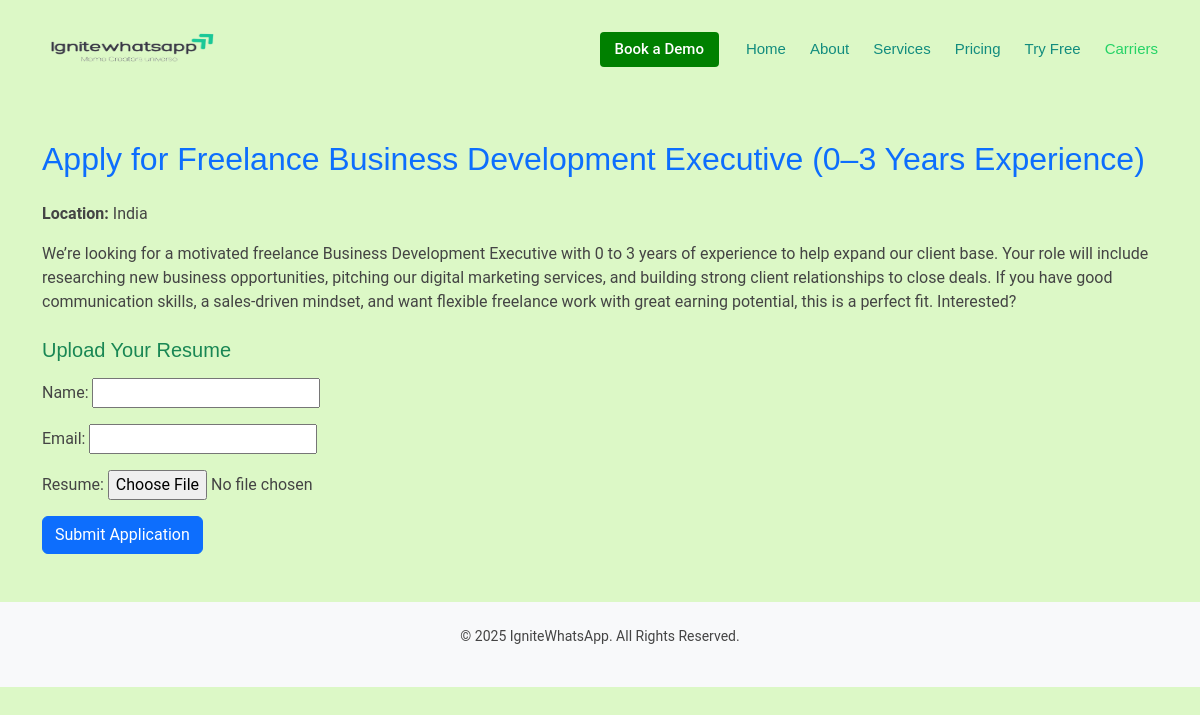
Page /careers/freelance-business-development-executive-03-years/apply/ on the committed database.
### chat/models.py (models this page shows, shortened)
class Job(models.Model):
    title = models.CharField(max_length=200)
    slug = models.SlugField(unique=True)
    description = models.TextField()
    location = models.CharField(max_length=100, default="India")
    job_type = models.CharField(max_length=50, default="Full time")
    stipend = models.CharField(max_length=100, blank=True, null=True)

### chat/views.py (the view)
# urls.py: path('careers/<slug:slug>/apply/', views.apply_job, name='apply_job'),
def apply_job(request, slug):
    job = get_object_or_404(Job, slug=slug)
    if request.method == 'POST':
        form = JobApplicationForm(request.POST, request.FILES)
        if form.is_valid():
            application = form.save(commit=False)
            application.job = job
            application.save()
            messages.success(request, "Thank you! Your application has been submitted.")
            return redirect('carriers')
        else:
            messages.error(request, "Please correct the errors in the form.")
    else:
        form = JobApplicationForm()
    return render(request, 'chat/apply_job.html', {'job': job, 'form': form})

### chat/forms.py
class JobApplicationForm(forms.ModelForm):
    class Meta:
        model = JobApplication
        fields = ['name', 'email', 'resume']

### chat/templates/chat/apply_job.html (shortened to what this page needs)
{% extends 'chat/base.html' %}
{% block content %}
<div class="container">
    <h2 class="mb-4 text-primary">Apply for {{ job.title }}</h2>
    <p class="mb-3"><strong>Location:</strong> {{ job.location }}</p>
    <p class="mb-4">{{ job.description }}</p>
    <h5 class="text-success">Upload Your Resume</h5>
    <form method="post" enctype="multipart/form-data" class="mt-3">
        {{ form.as_p }}
        <button type="submit" class="btn btn-primary">Submit Application</button>
    </form>
</div>
{% endblock %}

### chat/static/assets/css/main.css (style rules this page uses)
:root { --default-font: "Roboto", system-ui, -apple-system, "Segoe UI", Roboto, "Helvetica Neue", Arial, "Noto Sans", "Liberation Sans", sans-serif, "Apple Color Emoji", "Segoe UI Emoji", "Segoe UI Symbol", "Noto Color Emoji"; --heading-font: "Nunito", sans-serif; --nav-font: "Poppins", sans-serif; }
:root { --background-color: #dcf8c6; --default-color: #444444; --heading-color: #075e54; --accent-color: green; --surface-color: #ece5dd; --contrast-color: #ffffff; }
:root { --nav-color: #128c7e; --nav-hover-color: #25d366; --nav-mobile-background-color: #ffffff; --nav-dropdown-background-color: #ffffff; --nav-dropdown-color: #212529; --nav-dropdown-hover-color: #4154f1; }
:root { scroll-behavior: smooth; }
body { color: var(--default-color); background-color: var(--background-color); font-family: var(--default-font); }
h1, h2, h3, h4, h5, h6 { color: var(--heading-color); font-family: var(--heading-font); }

### rows in the picture
Job: title "Freelance Business Development Executive (0–3 Years Experience)", location "India", description "We’re looking for a motivated freelance Business Development Executive with 0 to 3 years of experience to help expand our client base. Your role will include researching new business opportunities, pitching our digital marketing services, and building strong client relationships to close deals. If you have good communication skills, a sales-driven mindset, and want flexible freelance work with great earning potential, this is a perfect fit. Interested?"
